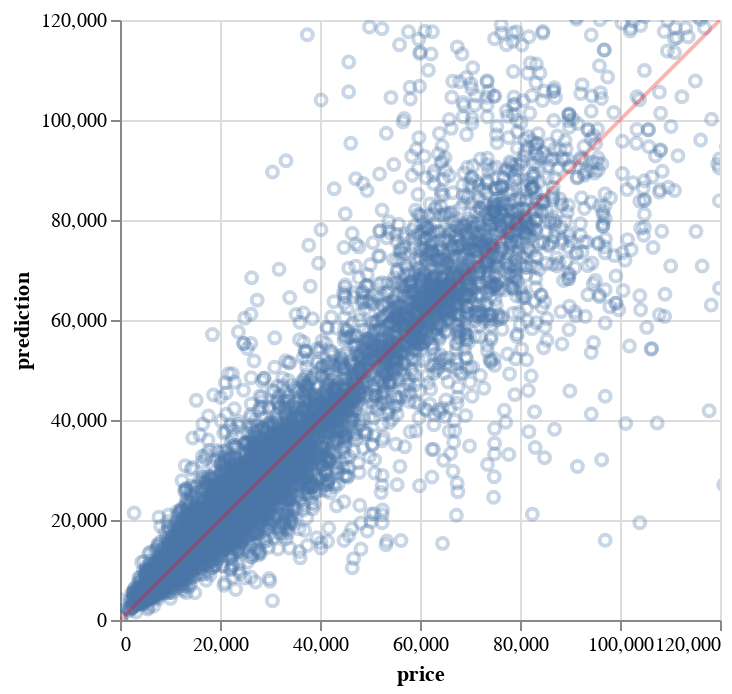

Write notebook code for a chart like this one.
### Markdown cell above
Zooming into the CA$120,000 zone:

### Code cell
fig_pred = alt.Chart(test_pred).mark_point(clip=True).encode(
    x=alt.X('price').scale(domain=[0, 120000]),
    y=alt.Y('prediction').scale(domain=[0, 120000])
)
line_chart = alt.Chart(line_data).mark_line(color='red', clip=True).encode(
    x=alt.X('price').scale(domain=[0, 120000]),
    y=alt.Y('prediction').scale(domain=[0, 120000])
)

fig_pred 
(fig_pred + line_chart).configure_mark(
    opacity=0.3
)

### Figure 1 — Vega specification as saved in the notebook (floating-point values rounded to 4 significant figures; data arrays with more than 128 entries replaced by an {"elided": "..."} marker saying what was removed)
{"$schema": "https://vega.github.io/schema/vega/v5.json", "data": [{"name": "source_1", "values": [{"prediction": 88, "price": 88}, {"prediction": 1498330, "price": 1498330}]}, {"name": "source_0", "values": {"elided": "12499 records"}}], "marks": [{"type": "symbol", "name": "layer_0_marks", "from": {"data": "source_0"}, "encode": {"update": {"ariaRoleDescription": {"value": "point"}, "fill": {"value": "transparent"}, "stroke": {"value": "#4c78a8"}, "y": {"field": "prediction", "scale": "y"}, "x": {"field": "price", "scale": "x"}, "description": {"signal": "\"price: \" + (format(datum[\"price\"], \"\")) + \"; prediction: \" + (format(datum[\"prediction\"], \"\"))"}}}, "style": ["point"], "clip": true}, {"type": "line", "name": "layer_1_marks", "from": {"data": "source_1"}, "sort": {"field": "datum[\"price\"]"}, "encode": {"update": {"description": {"signal": "\"price: \" + (format(datum[\"price\"], \"\")) + \"; prediction: \" + (format(datum[\"prediction\"], \"\"))"}, "y": {"field": "prediction", "scale": "y"}, "x": {"field": "price", "scale": "x"}, "defined": {"signal": "isValid(datum[\"price\"]) && isFinite(+datum[\"price\"]) && isValid(datum[\"prediction\"]) && isFinite(+datum[\"prediction\"])"}, "stroke": {"value": "red"}}}, "style": ["line"], "clip": true}], "scales": [{"name": "x", "type": "linear", "domain": [0, 120000], "range": [0, {"signal": "width"}], "zero": true}, {"name": "y", "type": "linear", "domain": [0, 120000], "range": [{"signal": "height"}, 0], "zero": true}], "axes": [{"scale": "x", "tickCount": {"signal": "ceil(width/40)"}, "maxExtent": 0, "ticks": false, "labels": false, "zindex": 0, "grid": true, "orient": "bottom", "domain": false, "minExtent": 0, "aria": false, "gridScale": "y"}, {"scale": "y", "labels": false, "zindex": 0, "domain": false, "ticks": false, "aria": false, "orient": "left", "maxExtent": 0, "gridScale": "x", "minExtent": 0, "tickCount": {"signal": "ceil(height/40)"}, "grid": true}, {"scale": "x", "orient": "bottom", "grid": false, "labelFlush": true, "zindex": 0, "labelOverlap": true, "tickCount": {"signal": "ceil(width/40)"}, "title": "price"}, {"scale": "y", "zindex": 0, "orient": "left", "title": "prediction", "grid": false, "labelOverlap": true, "tickCount": {"signal": "ceil(height/40)"}}], "width": 300, "background": "white", "padding": 5, "height": 300, "config": {"mark": {"opacity": 0.3}}, "style": "cell"}
